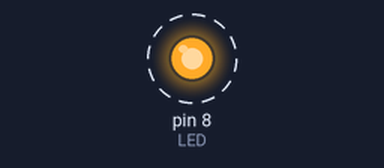
This sketch was run on a simulated Arduino Uno, built with avr-gcc and run on an emulated ATmega328P. On the bench: output pins drawn as LEDs (lit = HIGH). Dashed ring = blinking.

Above: at 0.2 s.
Timing chart, 0 to 3.0 s (numbered marks = the images above):
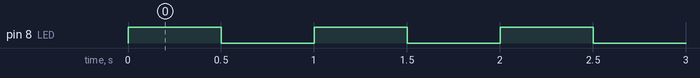

Measured:
- by itself, pin 8 (LED): alternates HIGH for 0.50 s and LOW for 0.50 s

The sketch:

sketch_jan01a.ino
```cpp
#define LED 8
void setup() {
  // put your setup code here, to run once:
      pinMode(LED, OUTPUT);        //D3
}

void loop() {
  // put your main code here, to run repeatedly:
        analogWrite(LED, 256);
        delay(500);
        analogWrite(LED, 0);
        delay(500);

}
```
